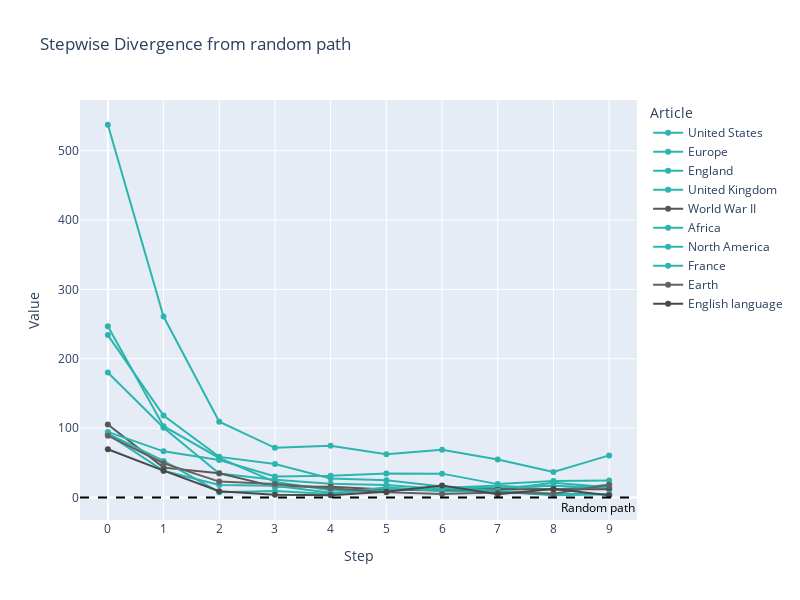

The cell this chart's notebook holds for it:
### Code cell
main_mean_div = mean_KL_step.iloc[:, :10]
plot_article_step_divergence(main_mean_div, article_to_color_dict)

### Figure 1 — Plotly figure (JSON) as saved in the notebook; plotly's stock layout.template omitted (floating-point values rounded to 4 significant figures)
{"data": [{"hovertemplate": "Article=United States<br>Step=%{x}<br>Cumulative Divergence=%{y}<extra></extra>", "legendgroup": "United States", "line": {"color": "#2CB5AE", "dash": "solid"}, "marker": {"symbol": "circle"}, "mode": "lines+markers", "name": "United States", "orientation": "v", "showlegend": true, "type": "scatter", "x": [0, 1, 2, 3, 4, 5, 6, 7, 8, 9], "xaxis": "x", "y": [537.5, 260.9, 109.1, 71.51, 74.56, 62.15, 68.76, 54.58, 36.55, 60.6], "yaxis": "y"}, {"hovertemplate": "Article=Europe<br>Step=%{x}<br>Cumulative Divergence=%{y}<extra></extra>", "legendgroup": "Europe", "line": {"color": "#2CB5AE", "dash": "solid"}, "marker": {"symbol": "circle"}, "mode": "lines+markers", "name": "Europe", "orientation": "v", "showlegend": true, "type": "scatter", "x": [0, 1, 2, 3, 4, 5, 6, 7, 8, 9], "xaxis": "x", "y": [246.8, 102.7, 56.85, 22.34, 10.36, 11.44, 13.6, 17.27, 10.9, 18.34], "yaxis": "y"}, {"hovertemplate": "Article=England<br>Step=%{x}<br>Cumulative Divergence=%{y}<extra></extra>", "legendgroup": "England", "line": {"color": "#2CB5AE", "dash": "solid"}, "marker": {"symbol": "circle"}, "mode": "lines+markers", "name": "England", "orientation": "v", "showlegend": true, "type": "scatter", "x": [0, 1, 2, 3, 4, 5, 6, 7, 8, 9], "xaxis": "x", "y": [234.1, 118.1, 58.45, 48.04, 27.32, 24.84, 15.61, 11.13, 21.18, 14.46], "yaxis": "y"}, {"hovertemplate": "Article=United Kingdom<br>Step=%{x}<br>Cumulative Divergence=%{y}<extra></extra>", "legendgroup": "United Kingdom", "line": {"color": "#2CB5AE", "dash": "solid"}, "marker": {"symbol": "circle"}, "mode": "lines+markers", "name": "United Kingdom", "orientation": "v", "showlegend": true, "type": "scatter", "x": [0, 1, 2, 3, 4, 5, 6, 7, 8, 9], "xaxis": "x", "y": [180.1, 100.5, 34.33, 25.43, 19.63, 17.95, 12.1, 14.79, 16.73, 13.69], "yaxis": "y"}, {"hovertemplate": "Article=World War II<br>Step=%{x}<br>Cumulative Divergence=%{y}<extra></extra>", "legendgroup": "World War II", "line": {"color": "#575757", "dash": "solid"}, "marker": {"symbol": "circle"}, "mode": "lines+markers", "name": "World War II", "orientation": "v", "showlegend": true, "type": "scatter", "x": [0, 1, 2, 3, 4, 5, 6, 7, 8, 9], "xaxis": "x", "y": [105.2, 42.89, 34.73, 15.55, 15.23, 11.43, 9.769, 11.81, 11.59, 11.62], "yaxis": "y"}, {"hovertemplate": "Article=Africa<br>Step=%{x}<br>Cumulative Divergence=%{y}<extra></extra>", "legendgroup": "Africa", "line": {"color": "#2CB5AE", "dash": "solid"}, "marker": {"symbol": "circle"}, "mode": "lines+markers", "name": "Africa", "orientation": "v", "showlegend": true, "type": "scatter", "x": [0, 1, 2, 3, 4, 5, 6, 7, 8, 9], "xaxis": "x", "y": [94.45, 66.39, 53.83, 30.1, 31.03, 34.43, 34.26, 19.14, 23.54, 24.3], "yaxis": "y"}, {"hovertemplate": "Article=North America<br>Step=%{x}<br>Cumulative Divergence=%{y}<extra></extra>", "legendgroup": "North America", "line": {"color": "#2CB5AE", "dash": "solid"}, "marker": {"symbol": "circle"}, "mode": "lines+markers", "name": "North America", "orientation": "v", "showlegend": true, "type": "scatter", "x": [0, 1, 2, 3, 4, 5, 6, 7, 8, 9], "xaxis": "x", "y": [92.07, 52.55, 7.561, 9.268, 4.752, 14.76, 8.993, 8.445, 3.077, 4.522], "yaxis": "y"}, {"hovertemplate": "Article=France<br>Step=%{x}<br>Cumulative Divergence=%{y}<extra></extra>", "legendgroup": "France", "line": {"color": "#2CB5AE", "dash": "solid"}, "marker": {"symbol": "circle"}, "mode": "lines+markers", "name": "France", "orientation": "v", "showlegend": true, "type": "scatter", "x": [0, 1, 2, 3, 4, 5, 6, 7, 8, 9], "xaxis": "x", "y": [91.23, 38.33, 17.82, 16.7, 6.75, 10.19, 13.57, 9.519, 5.329, 4.898], "yaxis": "y"}, {"hovertemplate": "Article=Earth<br>Step=%{x}<br>Cumulative Divergence=%{y}<extra></extra>", "legendgroup": "Earth", "line": {"color": "#626262", "dash": "solid"}, "marker": {"symbol": "circle"}, "mode": "lines+markers", "name": "Earth", "orientation": "v", "showlegend": true, "type": "scatter", "x": [0, 1, 2, 3, 4, 5, 6, 7, 8, 9], "xaxis": "x", "y": [88.97, 49.26, 22.75, 19.46, 13.16, 7.539, 4.93, 6.951, 5.358, 18.27], "yaxis": "y"}, {"hovertemplate": "Article=English language<br>Step=%{x}<br>Cumulative Divergence=%{y}<extra></extra>", "legendgroup": "English language", "line": {"color": "#494949", "dash": "solid"}, "marker": {"symbol": "circle"}, "mode": "lines+markers", "name": "English language", "orientation": "v", "showlegend": true, "type": "scatter", "x": [0, 1, 2, 3, 4, 5, 6, 7, 8, 9], "xaxis": "x", "y": [69.44, 38.52, 8.992, 3.681, 3.161, 8.237, 17.14, 4.402, 12.23, 3.196], "yaxis": "y"}], "layout": {"annotations": [{"font": {"color": "black", "size": 12}, "showarrow": false, "text": "Random path", "x": 1, "xanchor": "right", "xref": "x domain", "y": 0, "yanchor": "top", "yref": "y"}], "height": 600, "legend": {"title": {"text": "Article"}, "tracegroupgap": 0}, "shapes": [{"line": {"color": "black", "dash": "dash"}, "type": "line", "x0": 0, "x1": 1, "xref": "x domain", "y0": 0, "y1": 0, "yref": "y"}], "title": {"text": "Stepwise Divergence from random path"}, "width": 800, "xaxis": {"anchor": "y", "domain": [0, 1], "range": [-0.5, 9.5], "tickmode": "linear", "title": {"text": "Step"}}, "yaxis": {"anchor": "x", "domain": [0, 1], "title": {"text": "Value"}}}}
